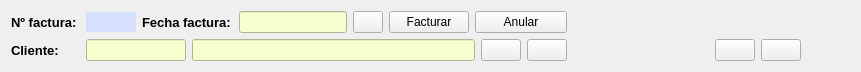
       <widget class="QWidget" name="layoutWidget">
        <property name="geometry">
         <rect>
          <x>20</x>
          <y>40</y>
          <width>861</width>
          <height>64</height>
         </rect>
        </property>
        <layout class="QGridLayout" name="gridLayout_12">
         <item row="0" column="0" rowspan="2">
          <layout class="QGridLayout" name="gridLayout_11">
           <item row="0" column="0">
            <widget class="QLabel" name="lblNFac">
             <property name="minimumSize">
              <size>
               <width>35</width>
               <height>0</height>
              </size>
             </property>
             <property name="font">
              <font>
               <family>MS Shell Dlg 2</family>
               <pointsize>10</pointsize>
               <weight>75</weight>
               <bold>true</bold>
              </font>
             </property>
             <property name="text">
              <string>Nº factura: </string>
             </property>
            </widget>
           </item>
           <item row="0" column="1">
            <widget class="QLabel" name="lblCodFac">
             <property name="enabled">
              <bool>true</bool>
             </property>
             <property name="sizePolicy">
              <sizepolicy hsizetype="Preferred" vsizetype="Minimum">
               <horstretch>0</horstretch>
               <verstretch>0</verstretch>
              </sizepolicy>
             </property>
             <property name="minimumSize">
              <size>
               <width>50</width>
               <height>0</height>
              </size>
             </property>
             <property name="maximumSize">
              <size>
               <width>16777215</width>
               <height>20</height>
              </size>
             </property>
             <property name="mouseTracking">
              <bool>false</bool>
             </property>
             <property name="styleSheet">
              <string notr="true">background:rgb(215, 223, 255)</string>
             </property>
             <property name="text">
              <string/>
             </property>
             <property name="alignment">
              <set>Qt::AlignCenter</set>
             </property>
            </widget>
           </item>
           <item row="0" column="2" colspan="2">
            <widget class="QLabel" name="lblFechaFac">
             <property name="minimumSize">
              <size>
               <width>35</width>
               <height>0</height>
              </size>
             </property>
             <property name="font">
              <font>
               <family>MS Shell Dlg 2</family>
               <pointsize>10</pointsize>
               <weight>75</weight>
               <bold>true</bold>
              </font>
             </property>
             <property name="text">
              <string>Fecha factura:</string>
             </property>
            </widget>
           </item>
           <item row="0" column="4">
            <widget class="QLineEdit" name="editFechaFac">
             <property name="sizePolicy">
              <sizepolicy hsizetype="Minimum" vsizetype="Fixed">
               <horstretch>0</horstretch>
               <verstretch>0</verstretch>
              </sizepolicy>
             </property>
             <property name="minimumSize">
              <size>
               <width>80</width>
               <height>0</height>
              </size>
             </property>
             <property name="maximumSize">
              <size>
               <width>16777215</width>
               <height>16777215</height>
              </size>
             </property>
             <property name="styleSheet">
              <string notr="true">background:rgb(246, 255, 206)</string>
             </property>
             <property name="alignment">
              <set>Qt::AlignCenter</set>
             </property>
            </widget>
           </item>
           <item row="0" column="5">
            <widget class="QPushButton" name="btnCalendarFac">
             <property name="minimumSize">
              <size>
               <width>20</width>
               <height>20</height>
              </size>
             </property>
             <property name="maximumSize">
              <size>
               <width>30</width>
               <height>30</height>
              </size>
             </property>
             <property name="text">
              <string/>
             </property>
             <property name="icon">
              <iconset resource="img/calendar.qrc">
               <normaloff>:/newPrefix/iconoCalendar.png</normaloff>:/newPrefix/iconoCalendar.png</iconset>
             </property>
             <property name="iconSize">
              <size>
               <width>24</width>
               <height>24</height>
              </size>
             </property>
            </widget>
           </item>
           <item row="0" column="6">
            <widget class="QPushButton" name="btnFacturar">
             <property name="text">
              <string>Facturar</string>
             </property>
            </widget>
           </item>
           <item row="0" column="7" colspan="3">
            <widget class="QPushButton" name="btnAnular">
             <property name="text">
              <string>Anular</string>
             </property>
            </widget>
           </item>
           <item row="1" column="0">
            <widget class="QLabel" name="lblCli">
             <property name="minimumSize">
              <size>
               <width>35</width>
               <height>0</height>
              </size>
             </property>
             <property name="font">
              <font>
               <family>MS Shell Dlg 2</family>
               <pointsize>10</pointsize>
               <weight>75</weight>
               <bold>true</bold>
              </font>
             </property>
             <property name="text">
              <string>Cliente:</string>
             </property>
            </widget>
           </item>
           <item row="1" column="1" colspan="2">
            <widget class="QLineEdit" name="editDniFac">
             <property name="enabled">
              <bool>true</bool>
             </property>
             <property name="sizePolicy">
              <sizepolicy hsizetype="Minimum" vsizetype="Fixed">
               <horstretch>0</horstretch>
               <verstretch>0</verstretch>
              </sizepolicy>
             </property>
             <property name="minimumSize">
              <size>
               <width>25</width>
               <height>0</height>
              </size>
             </property>
             <property name="maximumSize">
              <size>
               <width>100</width>
               <height>16777215</height>
              </size>
             </property>
             <property name="styleSheet">
              <string notr="true">background:rgb(246, 255, 206)</string>
             </property>
             <property name="alignment">
              <set>Qt::AlignCenter</set>
             </property>
            </widget>
           </item>
           <item row="1" column="8">
            <widget class="QPushButton" name="btnBuscarCli">
             <property name="text">
              <string/>
             </property>
             <property name="icon">
              <iconset resource="img/buscar.qrc">
               <normaloff>:/newPrefix/lupa.png</normaloff>:/newPrefix/lupa.png</iconset>
             </property>
            </widget>
           </item>
           <item row="1" column="9">
            <widget class="QPushButton" name="btnRecargarCli">
             <property name="text">
              <string/>
             </property>
             <property name="icon">
              <iconset resource="img/recargar.qrc">
               <normaloff>:/newPrefix/recargar.png</normaloff>:/newPrefix/recargar.png</iconset>
             </property>
            </widget>
           </item>
           <item row="1" column="3" colspan="5">
            <widget class="QLineEdit" name="editApellidosFac">
             <property name="minimumSize">
              <size>
               <width>175</width>
               <height>0</height>
              </size>
             </property>
             <property name="styleSheet">
              <string notr="true">background:rgb(246, 255, 206)</string>
             </property>
            </widget>
           </item>
          </layout>
         </item>
         <item row="0" column="1" colspan="2">
          <spacer name="horizontalSpacer_16">
           <property name="orientation">
            <enum>Qt::Horizontal</enum>
           </property>
           <property name="sizeHint" stdset="0">
            <size>
             <width>218</width>
             <height>20</height>
            </size>
           </property>
          </spacer>
         </item>
         <item row="1" column="1">
          <spacer name="horizontalSpacer_15">
           <property name="orientation">
            <enum>Qt::Horizontal</enum>
           </property>
           <property name="sizeHint" stdset="0">
            <size>
             <width>40</width>
             <height>20</height>
            </size>
           </property>
          </spacer>
         </item>
         <item row="1" column="2">
          <layout class="QHBoxLayout" name="horizontalLayout">
           <item>
            <widget class="QPushButton" name="btnAceptarVenta">
             <property name="text">
              <string/>
             </property>
             <property name="icon">
              <iconset resource="img/crear.qrc">
               <normaloff>:/newPrefix/iconCheck.png</normaloff>:/newPrefix/iconCheck.png</iconset>
             </property>
             <property name="iconSize">
              <size>
               <width>24</width>
               <height>24</height>
              </size>
             </property>
            </widget>
           </item>
           <item>
            <widget class="QPushButton" name="btnBorrarVenta">
             <property name="text">
              <string/>
             </property>
             <property name="icon">
              <iconset resource="img/borrar.qrc">
               <normaloff>:/newPrefix/iconCruz.jpg</normaloff>:/newPrefix/iconCruz.jpg</iconset>
             </property>
             <property name="iconSize">
              <size>
               <width>24</width>
               <height>24</height>
              </size>
             </property>
            </widget>
           </item>
           <item>
            <spacer name="horizontalSpacer_17">
             <property name="orientation">
              <enum>Qt::Horizontal</enum>
             </property>
             <property name="sizeHint" stdset="0">
              <size>
               <width>40</width>
               <height>20</height>
              </size>
             </property>
            </spacer>
           </item>
          </layout>
         </item>
        </layout>
       </widget>
